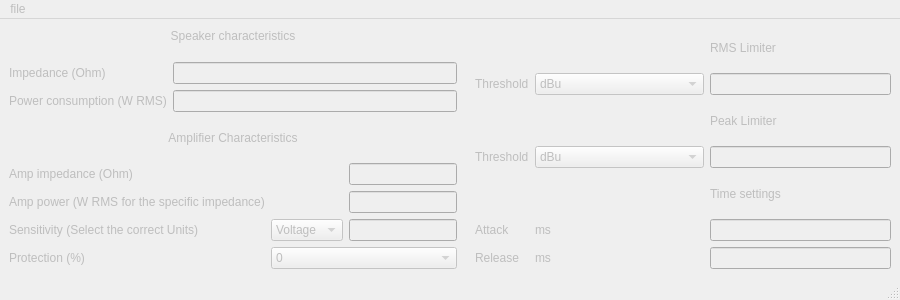
<?xml version="1.0" encoding="UTF-8"?>
<ui version="4.0">
 <class>LimiterCalculator</class>
 <widget class="QMainWindow" name="LimiterCalculator">
  <property name="windowModality">
   <enum>Qt::ApplicationModal</enum>
  </property>
  <property name="enabled">
   <bool>false</bool>
  </property>
  <property name="geometry">
   <rect>
    <x>0</x>
    <y>0</y>
    <width>900</width>
    <height>300</height>
   </rect>
  </property>
  <property name="sizePolicy">
   <sizepolicy hsizetype="Minimum" vsizetype="Minimum">
    <horstretch>0</horstretch>
    <verstretch>0</verstretch>
   </sizepolicy>
  </property>
  <property name="minimumSize">
   <size>
    <width>600</width>
    <height>200</height>
   </size>
  </property>
  <property name="windowTitle">
   <string>MainWindow</string>
  </property>
  <widget class="QWidget" name="centralwidget">
   <property name="sizePolicy">
    <sizepolicy hsizetype="Expanding" vsizetype="Expanding">
     <horstretch>1</horstretch>
     <verstretch>1</verstretch>
    </sizepolicy>
   </property>
   <layout class="QHBoxLayout" name="horizontalLayout">
    <property name="spacing">
     <number>0</number>
    </property>
    <property name="sizeConstraint">
     <enum>QLayout::SetMinAndMaxSize</enum>
    </property>
    <property name="leftMargin">
     <number>0</number>
    </property>
    <property name="topMargin">
     <number>0</number>
    </property>
    <property name="rightMargin">
     <number>0</number>
    </property>
    <property name="bottomMargin">
     <number>0</number>
    </property>
    <item>
     <layout class="QHBoxLayout" name="horizontalLayout_2">
      <item>
       <layout class="QVBoxLayout" name="verticalLayout_3">
        <item>
         <widget class="QLabel" name="SpeakerInfoLabel">
          <property name="text">
           <string>Speaker characteristics</string>
          </property>
          <property name="scaledContents">
           <bool>false</bool>
          </property>
          <property name="alignment">
           <set>Qt::AlignCenter</set>
          </property>
         </widget>
        </item>
        <item>
         <widget class="QWidget" name="gridWidget" native="true">
          <layout class="QGridLayout" name="gridLayout">
           <item row="0" column="1">
            <widget class="QLineEdit" name="SpeakerImpedanceValue"/>
           </item>
           <item row="0" column="0">
            <widget class="QLabel" name="SpeakerImpedanceLabel">
             <property name="enabled">
              <bool>false</bool>
             </property>
             <property name="sizePolicy">
              <sizepolicy hsizetype="Minimum" vsizetype="Minimum">
               <horstretch>0</horstretch>
               <verstretch>0</verstretch>
              </sizepolicy>
             </property>
             <property name="text">
              <string>Impedance (Ohm)</string>
             </property>
            </widget>
           </item>
           <item row="1" column="1">
            <widget class="QLineEdit" name="SpeakerPowerValue"/>
           </item>
           <item row="1" column="0">
            <widget class="QLabel" name="SpeakerPowerLabel">
             <property name="enabled">
              <bool>false</bool>
             </property>
             <property name="sizePolicy">
              <sizepolicy hsizetype="Minimum" vsizetype="Minimum">
               <horstretch>0</horstretch>
               <verstretch>0</verstretch>
              </sizepolicy>
             </property>
             <property name="text">
              <string>Power consumption (W RMS)</string>
             </property>
            </widget>
           </item>
          </layout>
         </widget>
        </item>
        <item>
         <widget class="QLabel" name="AmplificationInfoLabel">
          <property name="text">
           <string>Amplifier Characteristics</string>
          </property>
          <property name="alignment">
           <set>Qt::AlignCenter</set>
          </property>
         </widget>
        </item>
        <item>
         <widget class="QWidget" name="gridWidget_2" native="true">
          <layout class="QGridLayout" name="gridLayout_2">
           <item row="0" column="0">
            <widget class="QLabel" name="AmpImpedanceLabel">
             <property name="sizePolicy">
              <sizepolicy hsizetype="Minimum" vsizetype="Minimum">
               <horstretch>0</horstretch>
               <verstretch>0</verstretch>
              </sizepolicy>
             </property>
             <property name="text">
              <string>Amp impedance (Ohm)</string>
             </property>
            </widget>
           </item>
           <item row="0" column="2">
            <widget class="QLineEdit" name="AmpImpedanceValue"/>
           </item>
           <item row="5" column="2">
            <widget class="QLineEdit" name="SensitivityValue"/>
           </item>
           <item row="5" column="0">
            <widget class="QLabel" name="SensitivityLabel">
             <property name="sizePolicy">
              <sizepolicy hsizetype="Minimum" vsizetype="Minimum">
               <horstretch>0</horstretch>
               <verstretch>0</verstretch>
              </sizepolicy>
             </property>
             <property name="text">
              <string>Sensitivity (Select the correct Units)</string>
             </property>
            </widget>
           </item>
           <item row="4" column="2">
            <widget class="QLineEdit" name="AmpPowerValue"/>
           </item>
           <item row="4" column="0">
            <widget class="QLabel" name="AmpPowerLabel">
             <property name="sizePolicy">
              <sizepolicy hsizetype="Minimum" vsizetype="Minimum">
               <horstretch>0</horstretch>
               <verstretch>0</verstretch>
              </sizepolicy>
             </property>
             <property name="text">
              <string>Amp power (W RMS for the specific impedance)</string>
             </property>
            </widget>
           </item>
           <item row="5" column="1">
            <widget class="QComboBox" name="SensitivityUnitCombo">
             <item>
              <property name="text">
               <string>Voltage</string>
              </property>
             </item>
            </widget>
           </item>
           <item row="6" column="0">
            <widget class="QLabel" name="ProtectionLabel">
             <property name="text">
              <string>Protection (%)</string>
             </property>
            </widget>
           </item>
           <item row="6" column="1" colspan="2">
            <widget class="QComboBox" name="ProtectionCombo">
             <item>
              <property name="text">
               <string>0</string>
              </property>
             </item>
             <item>
              <property name="text">
               <string>25</string>
              </property>
             </item>
             <item>
              <property name="text">
               <string>50</string>
              </property>
             </item>
             <item>
              <property name="text">
               <string>75</string>
              </property>
             </item>
             <item>
              <property name="text">
               <string>90</string>
              </property>
             </item>
            </widget>
           </item>
          </layout>
         </widget>
        </item>
       </layout>
      </item>
      <item>
       <widget class="QWidget" name="verticalWidget" native="true">
        <layout class="QGridLayout" name="gridLayout_3">
         <item row="5" column="0">
          <widget class="QLabel" name="AttackLabel">
           <property name="text">
            <string>Attack </string>
           </property>
          </widget>
         </item>
         <item row="1" column="3">
          <widget class="QLineEdit" name="RMSThresholdValue">
           <property name="enabled">
            <bool>false</bool>
           </property>
          </widget>
         </item>
         <item row="2" column="3">
          <widget class="QLabel" name="PakLimiterLabel">
           <property name="text">
            <string>Peak Limiter</string>
           </property>
          </widget>
         </item>
         <item row="1" column="0">
          <widget class="QLabel" name="RMSThresholdLabel">
           <property name="sizePolicy">
            <sizepolicy hsizetype="Minimum" vsizetype="Minimum">
             <horstretch>0</horstretch>
             <verstretch>0</verstretch>
            </sizepolicy>
           </property>
           <property name="text">
            <string>Threshold</string>
           </property>
          </widget>
         </item>
         <item row="1" column="1">
          <widget class="QComboBox" name="RMSThresholdUnitCombo">
           <item>
            <property name="text">
             <string>dBu</string>
            </property>
           </item>
           <item>
            <property name="text">
             <string>dBfs (for DCX2496 users)</string>
            </property>
           </item>
          </widget>
         </item>
         <item row="3" column="3">
          <widget class="QLineEdit" name="PeakThresholdValue">
           <property name="text">
            <string/>
           </property>
          </widget>
         </item>
         <item row="0" column="3">
          <widget class="QLabel" name="RMSLimiterLabel">
           <property name="text">
            <string>RMS Limiter</string>
           </property>
          </widget>
         </item>
         <item row="3" column="0">
          <widget class="QLabel" name="PeakThresholdLabel">
           <property name="sizePolicy">
            <sizepolicy hsizetype="Minimum" vsizetype="Minimum">
             <horstretch>0</horstretch>
             <verstretch>0</verstretch>
            </sizepolicy>
           </property>
           <property name="text">
            <string>Threshold</string>
           </property>
          </widget>
         </item>
         <item row="5" column="1">
          <widget class="QLabel" name="AttackUnitsLabel">
           <property name="text">
            <string>ms</string>
           </property>
          </widget>
         </item>
         <item row="4" column="3">
          <widget class="QLabel" name="TImeSettingsLabel">
           <property name="text">
            <string>Time settings</string>
           </property>
          </widget>
         </item>
         <item row="3" column="1">
          <widget class="QComboBox" name="PeakThresholdUnitCombo">
           <item>
            <property name="text">
             <string>dBu</string>
            </property>
           </item>
           <item>
            <property name="text">
             <string>dBfs (for DCX2496 users)</string>
            </property>
           </item>
          </widget>
         </item>
         <item row="5" column="3">
          <widget class="QLineEdit" name="AttackValue"/>
         </item>
         <item row="6" column="0">
          <widget class="QLabel" name="ReleaseLabel">
           <property name="text">
            <string>Release</string>
           </property>
          </widget>
         </item>
         <item row="6" column="1">
          <widget class="QLabel" name="ReleaseUnitLabel">
           <property name="text">
            <string>ms</string>
           </property>
          </widget>
         </item>
         <item row="6" column="3">
          <widget class="QLineEdit" name="ReleaseValue"/>
         </item>
        </layout>
       </widget>
      </item>
     </layout>
    </item>
   </layout>
  </widget>
  <widget class="QMenuBar" name="menubar">
   <property name="geometry">
    <rect>
     <x>0</x>
     <y>0</y>
     <width>900</width>
     <height>20</height>
    </rect>
   </property>
   <widget class="QMenu" name="menumenu">
    <property name="title">
     <string>file</string>
    </property>
   </widget>
   <addaction name="menumenu"/>
  </widget>
  <widget class="QStatusBar" name="statusbar"/>
  <action name="loadFile">
   <property name="checkable">
    <bool>false</bool>
   </property>
   <property name="text">
    <string>load file</string>
   </property>
   <property name="statusTip">
    <string notr="true"/>
   </property>
   <property name="shortcut">
    <string>Ctrl+O</string>
   </property>
   <property name="shortcutVisibleInContextMenu">
    <bool>false</bool>
   </property>
  </action>
  <action name="saveFile">
   <property name="text">
    <string>save file</string>
   </property>
   <property name="shortcut">
    <string>Ctrl+S</string>
   </property>
  </action>
  <action name="saveMod">
   <property name="text">
    <string>Modulation maps</string>
   </property>
  </action>
  <action name="saveRaw">
   <property name="text">
    <string>Raw images</string>
   </property>
  </action>
  <action name="saveNorm">
   <property name="text">
    <string>Normalized mod maps</string>
   </property>
  </action>
 </widget>
 <resources/>
 <connections/>
</ui>
